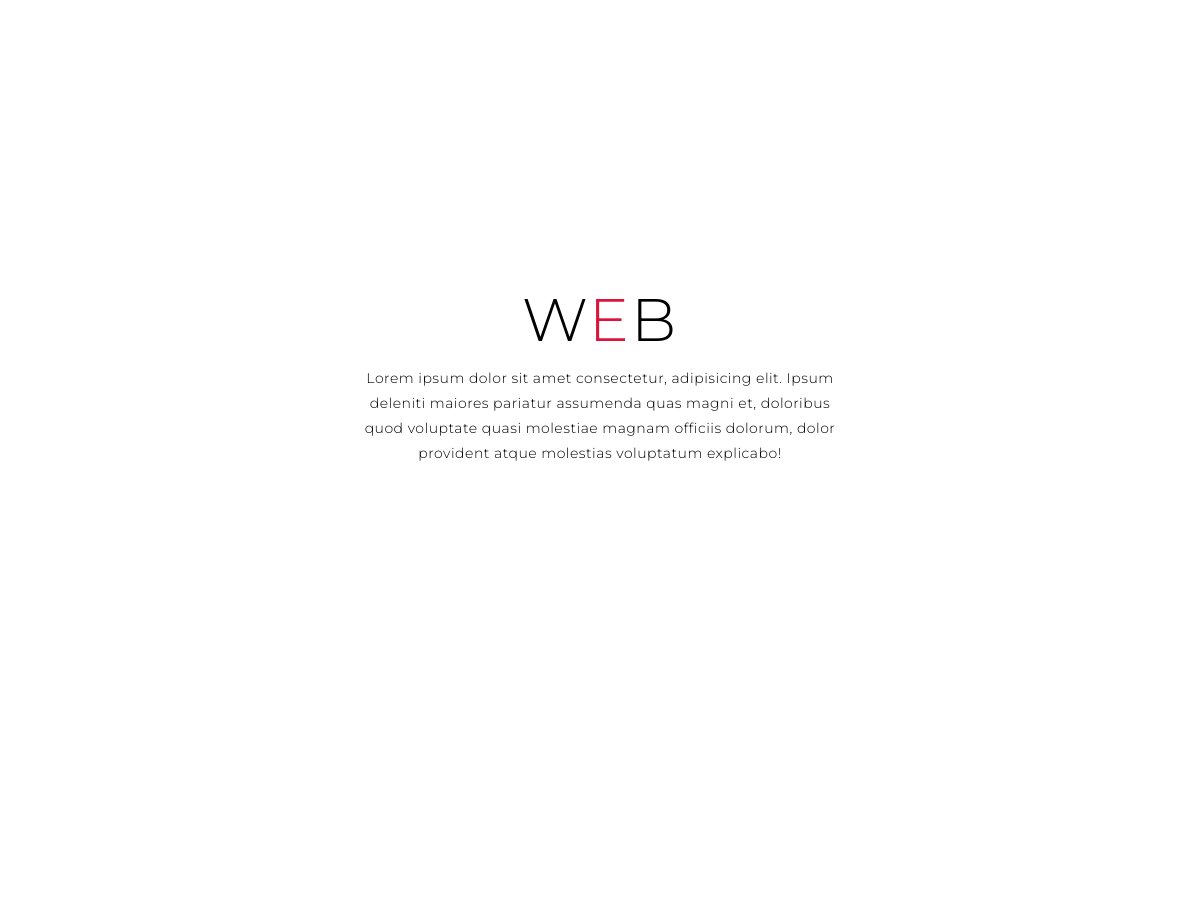
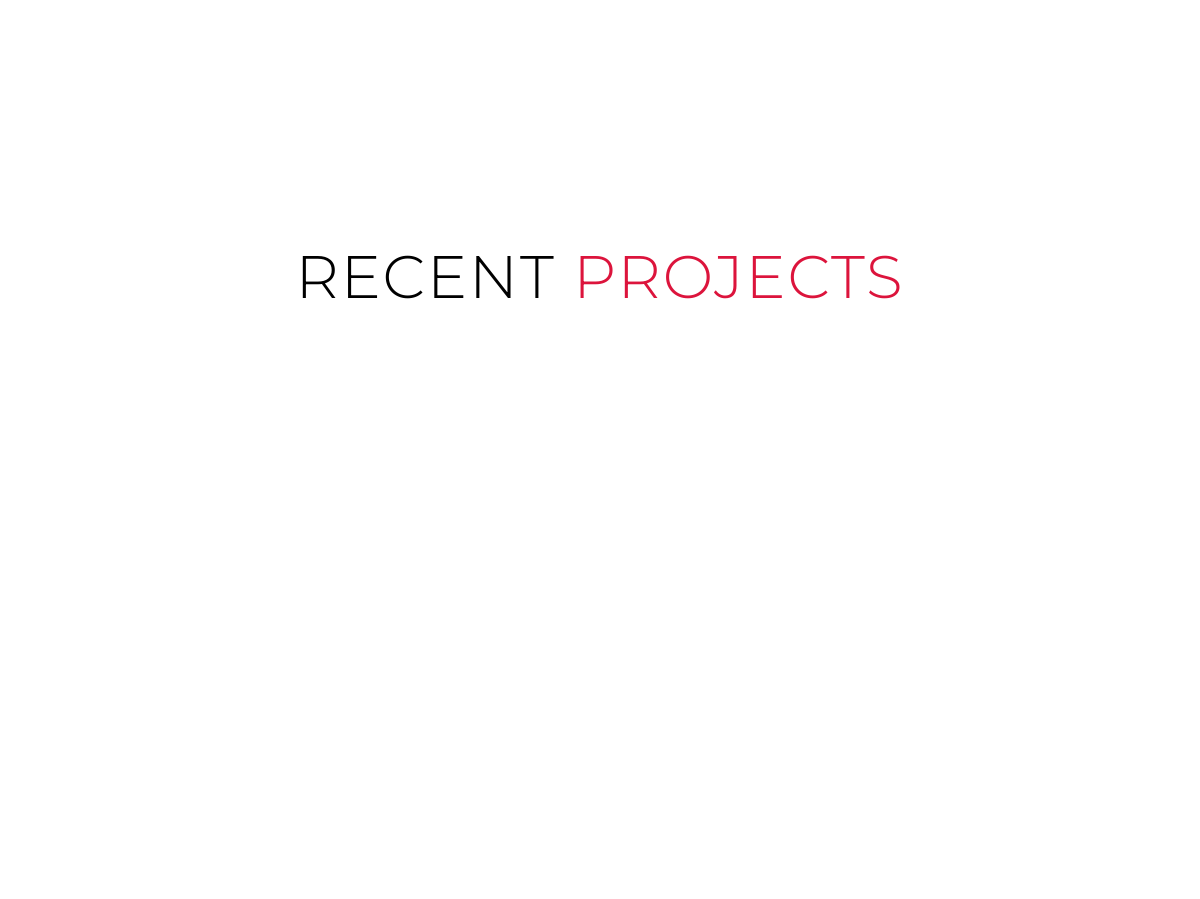
The app's page / (middle part), older data (2 pictures, top to bottom).
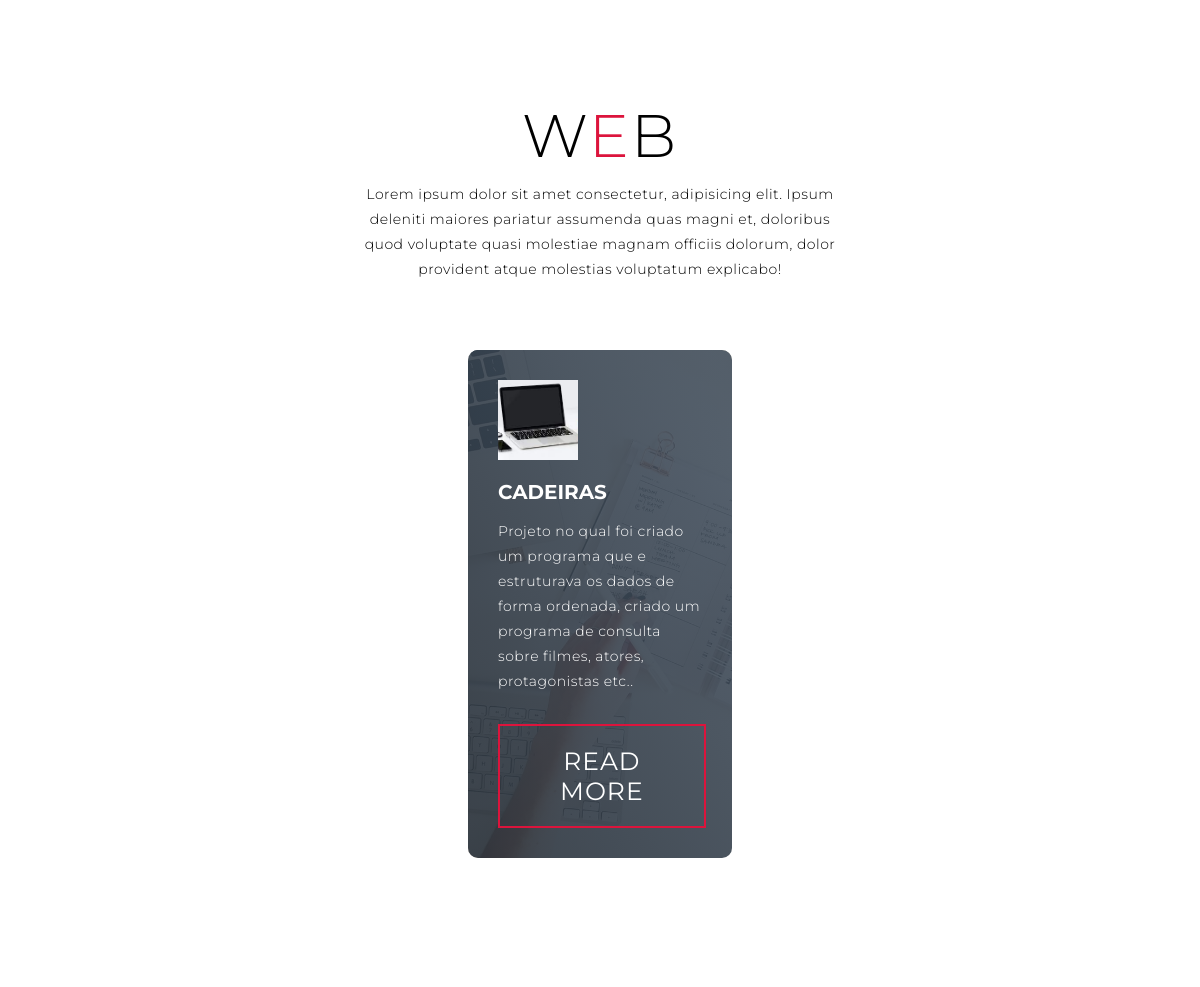
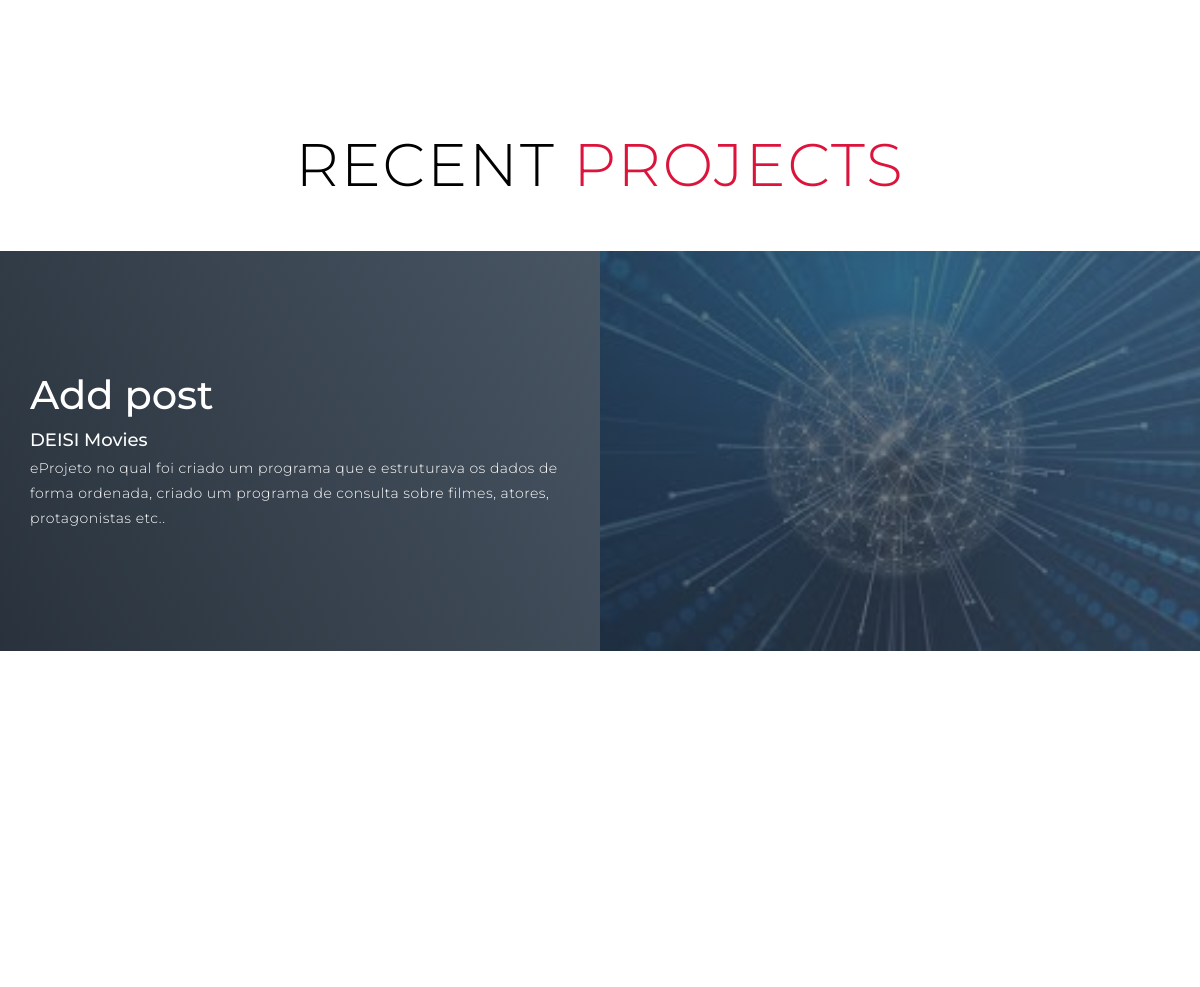
The same page, newer data (2 pictures, top to bottom).
### lab8/portfolio/models.py (models this page shows)
class Home_Web(models.Model):
    logo = models.ImageField(upload_to='image', null=True)
    titulo = models.CharField(max_length=20)
    texto = models.CharField(max_length=200)
    url = models.CharField(max_length=250)

class Home_projets(models.Model):
    titulo = models.CharField(max_length=20)
    subtitulo = models.CharField(max_length=20)
    texto = models.CharField(max_length=200)
    url = models.CharField(max_length=250)
    image = models.ImageField(upload_to='image', null=True)

### lab8/portfolio/views.py (the view)
# urls.py: path('', views.home_page_view, name='home'),
def home_page_view(request):
    context = {'home': Home_projets.objects.all(), 'home_web': Home_Web.objects.all()}
    return render(request, 'portfolio/home.html', context)

### Lab8/portfolio/templates/portfolio/home.html (shortened to what this page needs)
{% extends 'portfolio/layout.html' %}
{% block content %}
    <section id="services">
        <div class="services container">
            <div class="service-top">
                <h1 class="section-title">W<span>e</span>b</h1>
                <p>Lorem ipsum dolor sit amet consectetur, adipisicing elit. Ipsum deleniti maiores pariatur assumenda
                    quas
                    magni et, doloribus quod voluptate quasi molestiae magnam officiis dolorum, dolor provident atque
                    molestias
                    voluptatum explicabo!</p>
            </div>
            <div class="service-bottom">
                {% for web_content in home_web %}
                    <div class="service-item">
                        {% load static %}
                        <div class="icon"><img src="{{ web_content.logo.url }}" alt=""/></div>
                        <h2>{{ web_content.titulo }} </h2>
                        <p>{{ web_content.texto }}</p>
                        <a href="{{ web_content.url }}" class="cta">read more</a>
                    </div>
                {% endfor %}
            </div>
        </div>
    </section>
    <section id="projects">
        <div class="projects container">
            <div class="projects-header">
                <h1 class="section-title">Recent <span>Projects</span></h1>
            </div>
            <div class="all-projects">
                {% for projeto in home %}
                    <div class="project-item">
                        <div class="project-info">
                            <h1>{{ projeto.titulo }} </h1>
                            <h2>{{ projeto.subtitulo }} </h2>
                            <p>{{ projeto.texto }} </p>
                        </div>
                        <div class="project-img">
                            {% load static %}
                            <img src="{{ projeto.image.url }}" alt="projeto">
                        </div>
                    </div>
                {% endfor %}
            </div>
        </div>
    </section>
    <section id="about">
        <div class="about container">
        </div>
    </section>
{% endblock %}

Row changes from the older to the newer data that the page shows:
added Home_Web: logo (picture), titulo "CADEIRAS", texto "Projeto no qual foi criado um programa que e estruturava os dados de forma ordenada, criado um programa de consulta sobre filmes, atores, protagonistas etc.."
added Home_projets: titulo "Add post", subtitulo "DEISI Movies", texto "eProjeto no qual foi criado um programa que e estruturava os dados de forma ordenada, criado um programa de consulta sobre filmes, atores, protagonistas etc..", image (picture)
